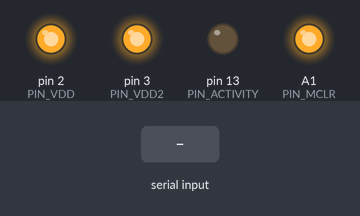
A sketch run on a simulated Arduino Uno, built with avr-gcc and run on an emulated ATmega328P. Parts: output pins drawn as LEDs (lit = HIGH). Inputs (shaded band) come from the test bench. Pins used as bus, display or sensor lines are not drawn.

Above: at 1.2 s.
1.3 s: "d" received over Serial
At 1.89 s:
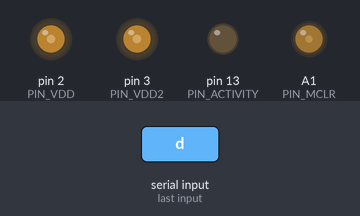
Timing chart, 0 to 10.3 s (numbered marks = the images above; inputs shaded):
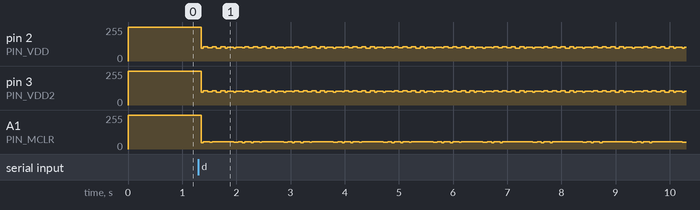

Measured:
- after the input at 1.3 s, pin 2 (PIN_VDD): 255/255 → 95/255 after 0.05 s, then repeats every 0.92 s: 106/255 0.08 s, 98/255 0.08 s, 106/255 0.08 s, 97/255 0.08 s, 106/255 0.08 s, 97/255 0.04 s, 103/255 0.12 s, 97/255 0.04 s, 105/255 0.12 s, 98/255 0.04 s, 106/255 0.08 s, 99/255 0.08 s

The sketch:

arduino.ino
```cpp
// Pin mappings for the PIC programming shield.
#define PIN_MCLR        A1      // 0: MCLR is VPP voltage, 1: Reset PIC
#define PIN_ACTIVITY    13      // LED that indicates read/write activity
#define PIN_VDD         2       // Controls the power to the PIC
#define PIN_VDD2        3       // Controls the power to the PIC
#define PIN_CLOCK       4       // Clock pin
#define PIN_DATA        7       // Data pin

#define MCLR_RESET      HIGH    // PIN_MCLR state to reset the PIC
#define MCLR_VPP        LOW     // PIN_MCLR state to apply 13v to MCLR/VPP pin

// All delays are in microseconds.
#define DELAY_SETTLE    1000    // Delay for lines to settle for reset
#define DELAY_TPPDP     1000    // Hold time after raising MCLR
#define DELAY_THLD0     1000    // Hold time after raising VDD

void setup()
{
  // Need a serial link to the host.
  Serial.begin(115200);

  // Hold the PIC in the powered down/reset state until we are ready for it.
  pinMode(PIN_MCLR, OUTPUT);
  pinMode(PIN_VDD, OUTPUT);
  pinMode(PIN_VDD2, OUTPUT);
  digitalWrite(PIN_MCLR, MCLR_RESET);

  digitalWrite(PIN_VDD, HIGH);
  digitalWrite(PIN_VDD2, HIGH);

  // Clock and data are floating until the first PIC command.
  pinMode(PIN_CLOCK, INPUT);
  pinMode(PIN_DATA, INPUT);

  // Turn off the activity LED initially.
  pinMode(PIN_ACTIVITY, OUTPUT);
  digitalWrite(PIN_ACTIVITY, LOW);
}

void loop(){
  if(Serial.available()){
    int ch = Serial.read();
    if(ch == 'd') {
      //Serial.println("Attempting dump...");
      exitProgramMode();

      while(true){
        if(readDeviceId()){
          //Serial.println("Device ID is OK!");
          //Serial.println("Trying to read data...");

          // Dump code
          setAddress(0);
          char tmp[2];
          for(uint32_t i=0; i<0xC000; i++){
            sprintf(tmp, "%.2x", readPostIncrement());
            Serial.print(tmp);
          }
          Serial.println();

          // Dump EEPROM
          for(uint32_t i=0; i<0x400; i++){
            sprintf(tmp, "%.2x", readEeprom(i));
            Serial.print(tmp);
          }
          Serial.println();

          // Dump config
          setAddress(0x300001);
          for(uint32_t i=0; i<12; i++){
            sprintf(tmp, "%.2x", readPostIncrement());
            Serial.print(tmp);
          }
          Serial.println();

          break;

        } else {
          //Serial.println("Device ID did not match!");
        }

        exitProgramMode();
      }
    }
  }
}

// Enter high voltage programming mode.
void enterProgramMode() {
  // Lower MCLR, VDD, DATA, and CLOCK initially.  This will put the
  // PIC into the powered-off, reset state just in case.
  digitalWrite(PIN_MCLR, MCLR_RESET);
  digitalWrite(PIN_VDD, HIGH);
  digitalWrite(PIN_VDD2, HIGH);
  digitalWrite(PIN_DATA, LOW);
  digitalWrite(PIN_CLOCK, LOW);

  // Wait for the lines to settle.
  delayMicroseconds(DELAY_SETTLE);

  // Switch DATA and CLOCK into outputs.
  pinMode(PIN_DATA, OUTPUT);
  pinMode(PIN_CLOCK, OUTPUT);

  // Raise MCLR, then VDD.
  digitalWrite(PIN_MCLR, MCLR_VPP);
  delayMicroseconds(DELAY_TPPDP);
  digitalWrite(PIN_VDD, LOW);
  digitalWrite(PIN_VDD2, LOW);
  delayMicroseconds(DELAY_THLD0);
}

// Exit programming mode and reset the device.
void exitProgramMode(){

  // Lower MCLR, VDD, DATA, and CLOCK.
  digitalWrite(PIN_MCLR, MCLR_RESET);
  digitalWrite(PIN_VDD, HIGH);
  digitalWrite(PIN_VDD2, HIGH);
  digitalWrite(PIN_DATA, LOW);
  digitalWrite(PIN_CLOCK, LOW);

  // Float the DATA and CLOCK pins.
  pinMode(PIN_DATA, INPUT);
  pinMode(PIN_CLOCK, INPUT);
}

#define CMD_CORE              0b0000
#define CMD_SHIFT_OUT_TABLAT  0b0010
#define CMD_READ              0b1000
#define CMD_READ_POST_INC     0b1001
#define CMD_READ_POST_DEC     0b1010
#define CMD_READ_PRE_INC      0b1011
// don't define write now!

void sendCommand(byte cmd) {
  pinMode(PIN_DATA, OUTPUT);
  for(int i=0; i<4; i++){
    digitalWrite(PIN_CLOCK, HIGH);
    if (cmd & 1)
        digitalWrite(PIN_DATA, HIGH);
    else
        digitalWrite(PIN_DATA, LOW);
    delayMicroseconds(1);
    digitalWrite(PIN_CLOCK, LOW);
    delayMicroseconds(1);
    cmd >>= 1;
  }
}

void sendData(uint16_t data) {
  pinMode(PIN_DATA, OUTPUT);
  for(int i=0; i<16; i++){
    digitalWrite(PIN_CLOCK, HIGH);
    if (data & 1)
        digitalWrite(PIN_DATA, HIGH);
    else
        digitalWrite(PIN_DATA, LOW);
    delayMicroseconds(1);
    digitalWrite(PIN_CLOCK, LOW);
    delayMicroseconds(1);
    data >>= 1;
  }
}

void sendCore(uint16_t data) {
  sendCommand(CMD_CORE);
  sendData(data);
}

void setAddress(uint32_t addr) {
  sendCore(0x0E00 | ((addr >> 16) & 0xFF));
  sendCore(0x6EF8);
  sendCore(0x0E00 | ((addr >> 8) & 0xFF));
  sendCore(0x6EF7);
  sendCore(0x0E00 | ((addr >> 0) & 0xFF));
  sendCore(0x6EF6);
}

uint8_t readEeprom(uint16_t addr){
  sendCore(0x9EA6);
  sendCore(0x9CA6);
  sendCore(0x0E00 | ((addr >> 0) & 0xFF));
  sendCore(0x6EA9);
  sendCore(0x0E00 | ((addr >> 8) & 0xFF));
  sendCore(0x6EAA);
  sendCore(0x80A6);
  sendCore(0x50A8);
  sendCore(0x6EF5);
  sendCore(0x0000);

  sendCommand(CMD_SHIFT_OUT_TABLAT);
  return readByte();
}

uint8_t readByte(){
  // First data byte: send empty
  pinMode(PIN_DATA, OUTPUT);
  for(int i=0; i<8; i++){
    digitalWrite(PIN_CLOCK, HIGH);
    digitalWrite(PIN_DATA, LOW);
    delayMicroseconds(1);
    digitalWrite(PIN_CLOCK, LOW);
    delayMicroseconds(1);
  }

  delayMicroseconds(1);
  pinMode(PIN_DATA, INPUT_PULLUP);

  uint8_t data = 0;
  // Second data byte: read!
  for(int i=0; i<8; i++){
    digitalWrite(PIN_CLOCK, HIGH);
    delayMicroseconds(1);
    data >>= 1;
    data |= ((digitalRead(PIN_DATA) & 1) << 7);
    digitalWrite(PIN_CLOCK, LOW);
    delayMicroseconds(1);
  }

  return data;
}

uint8_t readPostIncrement(){
  sendCommand(CMD_READ_POST_INC);
  return readByte();
}

boolean readDeviceId(){
  exitProgramMode();
  enterProgramMode();

  setAddress(0x3FFFFE);
  uint8_t DEVID1 = readPostIncrement();
  uint8_t DEVID2 = readPostIncrement();

  //Serial.print("DEVID1: 0x"); Serial.println(DEVID1, HEX);
  //Serial.print("DEVID2: 0x"); Serial.println(DEVID2, HEX);

  return ((DEVID2 == 0x13) && ((DEVID1 & 0xF0) == 0x40));
}
```
